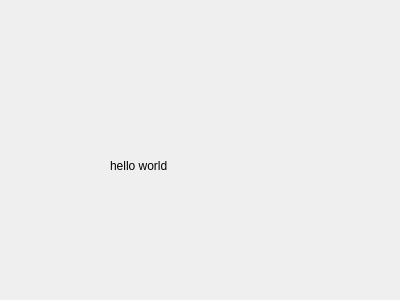
<?xml version="1.0" encoding="UTF-8"?>
<ui version="4.0">
 <class>SecDialog</class>
 <widget class="QDialog" name="SecDialog">
  <property name="geometry">
   <rect>
    <x>0</x>
    <y>0</y>
    <width>400</width>
    <height>300</height>
   </rect>
  </property>
  <property name="windowTitle">
   <string>Dialog</string>
  </property>
  <widget class="QLabel" name="label">
   <property name="geometry">
    <rect>
     <x>110</x>
     <y>140</y>
     <width>191</width>
     <height>51</height>
    </rect>
   </property>
   <property name="text">
    <string>hello world</string>
   </property>
  </widget>
 </widget>
 <resources/>
 <connections/>
</ui>
